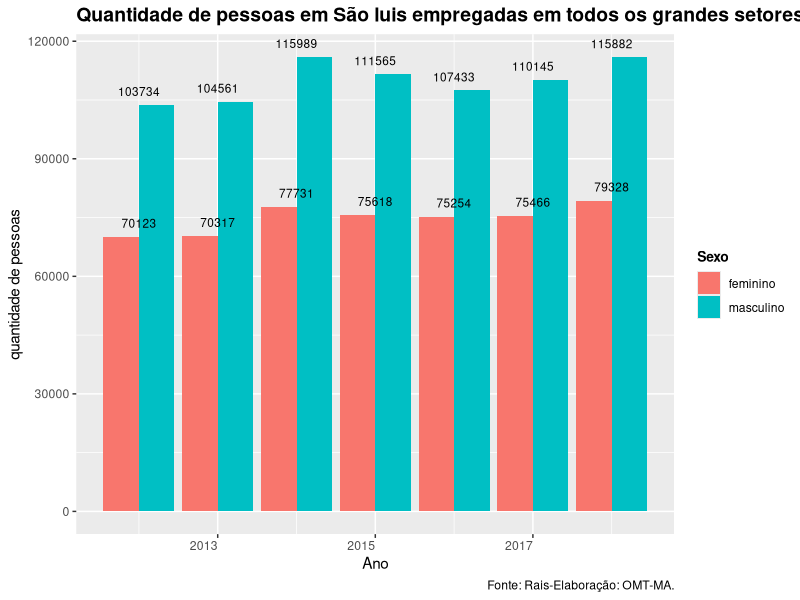

Source code (R): (Note: this script raises an error after producing the figure.)
getwd()
setwd('C:/Users/Melquias/Desktop/OMT/genero') # definindo diretorio de trabalho

# carregando pacotes
library(tidyr)
library(dplyr)
library(forcats)
library(readxl)
library(readr)
library(stringr)
library(kableExtra)
library(ggplot2)
library(ggthemes)
library(ggrepel)
library(scales)
rm(list = ls()) #limpando memoria

EscolaridadeSlz <- read_xlsx("escoslz.xlsx",
                         skip = 0,
                         sheet = 1,
                            )


#pivotando o data frame para se encaixar no padrão que o ggplot trabalha
EscolaridadeSlz  %>% pivot_longer(
  cols = `Analfabeto`:`Superior Completo` ,
  names_to = c("Variável"),
  values_to = "Valor") ->EscolaridadeSlz 

Medio <-EscolaridadeSlz %>% 
  select(`Valor`, `Variável`, `Sexo`,Ano ) %>% 
  filter(`Variável`== "Médio Completo")
  
Medio<- as.data.frame(Medio)


Superior <-EscolaridadeSlz %>% 
  select(`Valor`, `Variável`, `Sexo`,Ano ) %>% 
  filter(`Variável`== "Superior Completo")

Superior<- as.data.frame(Superior)

#grafico de barras ensino medio

Medio %>%
ggplot(aes(x =`Ano`, y = Valor, fill =`Sexo`)) + 
  geom_bar(stat="identity", position = "dodge") + 
  labs(x="Ano", y="quantidade de pessoas", title="Quantidade de pessoas em São luis empregadas em todos os grandes setores com ensino medio completo",
       caption='Fonte: Rais-Elaboração: OMT-MA.')+
  geom_text(aes(label=round(Medio$Valor,1)), size=3, 
       hjust=0.5, vjust=-1, colour="#000000")+
  guides(fill=guide_legend(title= "Sexo"))+
  theme_grey()+ theme(axis.text.x=element_text(angle=0, hjust=1))+
  theme(legend.title = element_text(size=10, color = "black", face = "bold"))+
  theme(plot.title = element_text(color = "black", size = 14, face = "bold"))


#grafico de barras ensino superior
Superior %>%
ggplot(aes(x =`Ano`, y = Valor, fill =`Sexo`)) + 
  geom_bar(stat="identity", position = "dodge") + 
  labs(x="Ano", y="quantidade de pessoas", title="Quantidade de pessoas em São luis empregadas em todos os grandes setores com ensino superior completo",
       caption='Fonte: Rais-Elaboração: OMT-MA.')+
  geom_text(aes(label=round(Superior$Valor,1)), size=3, 
       hjust=0.5, vjust=-1, colour="#000000")+
  guides(fill=guide_legend(title= "Sexo"))+
  theme_grey()+ theme(axis.text.x=element_text(angle=0, hjust=1))+
  theme(legend.title = element_text(size=10, color = "black", face = "bold"))+
  theme(plot.title = element_text(color = "a", size = 14, face = "bold"))


glimpse()
View(Superior)
